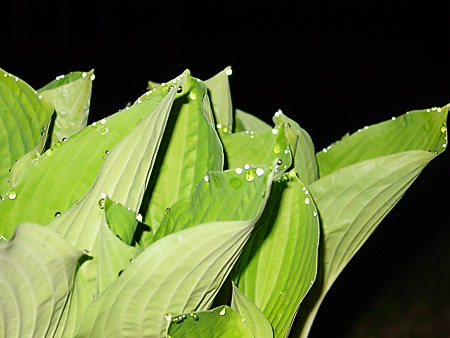
#> input picture AppDir/usr/share/darktable/style/image-1.jpg, 450 x 338 px
$ python -i dt_cv_utils.py   (imports and definitions only)   (older library calls are emulated)
#> lines starting #> are read from the running program, lines starting #| are printed output that depends on the picture

import sys
import os
import time
import struct
import binascii

# Try importing OpenCV for robust processing
try:
    import cv2
    import numpy as np
    HAS_OPENCV = True
except ImportError:
    HAS_OPENCV = False

# Try importing PIL as fallback
try:
    from PIL import Image, ImageStat
    HAS_PIL = True
except ImportError:
    HAS_PIL = False

def calculate_sharpness(image_path):
    """
    Calculates the sharpness of an image.
    Returns a float score (higher is sharper).
    """
#> called with image_path = '../style/image-1.jpg'
    if not os.path.exists(image_path):
        return 0.0

    if HAS_OPENCV:
        try:
            img = cv2.imread(image_path)
#> img is the input picture: shape (338, 450, 3); mean B, G, R 52.4, 109.9, 94.7
            if img is None: return 0.0
            gray = cv2.cvtColor(img, cv2.COLOR_BGR2GRAY)
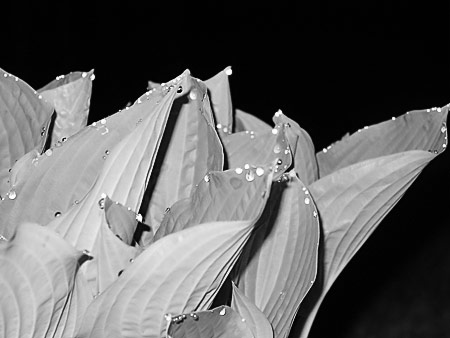
#> gray: shape (338, 450); min 0, max 255, mean 98.8
            # Variance of Laplacian is a standard measure for focus
            return cv2.Laplacian(gray, cv2.CV_64F).var()
        except Exception as e:
            print(f"OpenCV error on {image_path}: {e}")
            return 0.0

    if HAS_PIL:
        try:
            im = Image.open(image_path).convert('L')
            stat = ImageStat.Stat(im)
            # Standard deviation can be a rough proxy for contrast/sharpness in a pinch,
            # though less accurate than Laplacian.
            return stat.stddev[0]
        except Exception:
            return 0.0

    # Fallback: File size (heuristic: detailed images often compress less)
    try:
        return float(os.path.getsize(image_path))
    except:
        return 0.0

# [112 lines left out: functions classify_image, generate_mask, not called in this run]

# --- Generative Edit / Inpainting ---

class MaskEditor:
    # [129 lines left out: functions __init__, mouse_callback, run, open_inpainting_editor, analyze_exposure, not called in this run]

import struct
import binascii

# [48 lines left out: function generate_dtstyle, not called in this run]

>>> result = calculate_sharpness('../style/image-1.jpg')
#> result = 1370
